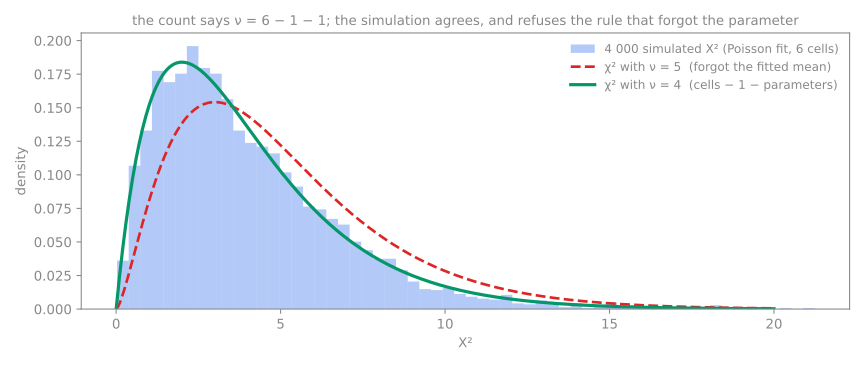

Recreate this plot in Python.
"""Why is it "minus one, minus one"?  Verify the degrees of freedom by simulation.

A chi-squared goodness-of-fit statistic with k cells has nu = k - 1 - p degrees
of freedom, where p is the number of parameters you estimated from the data.
The card's claim is that this is a COUNT, not a rule: each estimated parameter is
one more equation the misses must satisfy, so one fewer of them is free.

This script does not trust the count.  It draws thousands of samples from a
Poisson distribution, fits the mean from each sample (p = 1), bins the counts
into k cells, computes X^2, and asks which chi-squared curve the statistics
actually follow: the one with k - 1 (forgetting the fitted mean) or k - 2.
Then it does the same for an r x c independence table against (r-1)(c-1).

Run:  python3 learning-as-verification-nu.py
"""
import numpy as np
from scipy import stats

rng = np.random.default_rng(3)
lam_true, N, trials = 2.3, 300, 4000
edges = [0, 1, 2, 3, 4, 5]                       # cells: 0,1,2,3,4, 5+  -> k = 6
k = len(edges)
X2 = []
for _ in range(trials):
    x = rng.poisson(lam_true, N)
    lam_hat = x.mean()                            # ONE parameter estimated from the data
    p = [stats.poisson.pmf(v, lam_hat) for v in edges[:-1]] + [1 - stats.poisson.cdf(edges[-1] - 1, lam_hat)]
    E = N * np.array(p)
    O = np.array([np.sum(x == v) for v in edges[:-1]] + [np.sum(x >= edges[-1])])
    X2.append(np.sum((O - E) ** 2 / E))
X2 = np.array(X2)
print(f"goodness of fit: k = {k} cells, Poisson mean estimated from the data (p = 1)")
print(f"{'candidate nu':>14} {'sim mean':>9} {'chi2 mean':>10} {'sim 95th pct':>13} {'chi2 95th':>10} {'KS p-value':>11}")
for nu in (k - 1, k - 2, k - 3):
    ks = stats.kstest(X2, "chi2", args=(nu,))
    print(f"{nu:>14} {X2.mean():9.2f} {nu:10d} {np.percentile(X2, 95):13.2f} {stats.chi2.ppf(0.95, nu):10.2f} {ks.pvalue:11.3f}")
print("-> the statistics follow chi2 with nu = k - 2: the fitted mean really does cost a degree of freedom.\n")

# ---- independence: (r-1)(c-1) ----
r, c = 3, 4; pr = rng.dirichlet(np.ones(r)); pc = rng.dirichlet(np.ones(c))
X2i = []
for _ in range(trials):
    table = rng.multinomial(400, np.outer(pr, pc).ravel()).reshape(r, c)
    stat, _, dof, _ = stats.chi2_contingency(table, correction=False)
    X2i.append(stat)
X2i = np.array(X2i)
print(f"independence: {r} x {c} table -> scipy says dof = {dof}; the count (r-1)(c-1) = {(r-1)*(c-1)}")
print(f"{'candidate nu':>14} {'sim 95th pct':>13} {'chi2 95th':>10} {'KS p-value':>11}")
for nu in (r * c - 1, (r - 1) * (c - 1)):
    ks = stats.kstest(X2i, "chi2", args=(nu,))
    print(f"{nu:>14} {np.percentile(X2i, 95):13.2f} {stats.chi2.ppf(0.95, nu):10.2f} {ks.pvalue:11.3f}")
print("-> rc - 1 cells, minus (r-1) + (c-1) fitted marginals, = (r-1)(c-1) free misses.")

# ---- figure ----
import matplotlib
matplotlib.use("Agg")
import matplotlib.pyplot as plt
G = "#888"
fig, ax = plt.subplots(figsize=(9, 3.8)); fig.patch.set_alpha(0); ax.set_facecolor("none")
ax.hist(X2, bins=60, density=True, color="#2563eb", alpha=0.35, label="4 000 simulated X² (Poisson fit, 6 cells)")
xx = np.linspace(0, 20, 400)
ax.plot(xx, stats.chi2.pdf(xx, k - 1), color="#dc2626", lw=2, ls="--", label="χ² with ν = 5  (forgot the fitted mean)")
ax.plot(xx, stats.chi2.pdf(xx, k - 2), color="#059669", lw=2.4, label="χ² with ν = 4  (cells − 1 − parameters)")
ax.set_xlabel("X²", color=G); ax.set_ylabel("density", color=G); ax.tick_params(colors=G)
for s in ax.spines.values(): s.set_color(G)
ax.legend(frameon=False, labelcolor=G, fontsize=9)
ax.set_title("the count says ν = 6 − 1 − 1; the simulation agrees, and refuses the rule that forgot the parameter", color=G, fontsize=10)
fig.tight_layout(); fig.savefig("learning-as-verification-nu.svg", transparent=True); print("\nwrote learning-as-verification-nu.svg")
